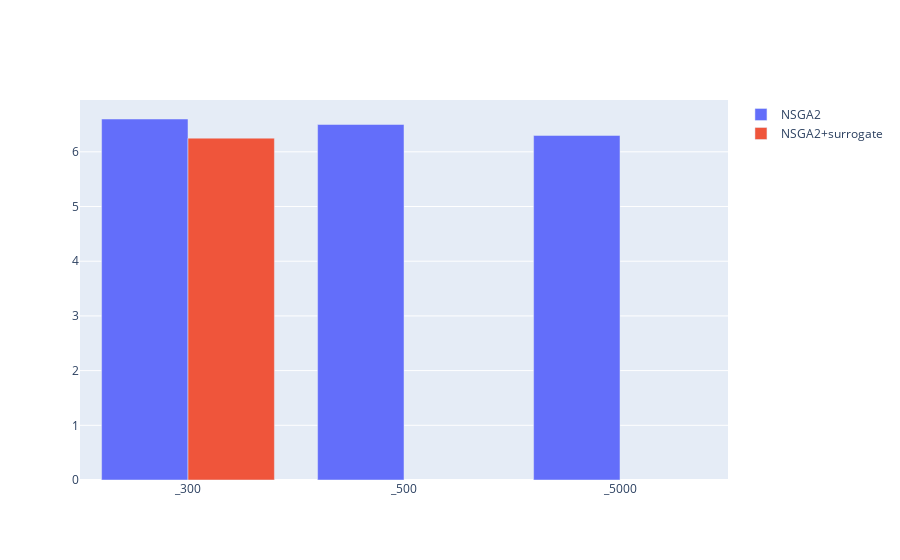

The code cell stored with this chart in its notebook:
### Code cell
nsga = [6.6, 6.5, 6,3]
com = [3,25]


go.Figure(data=[
    go.Bar(name='NSGA2', x=['_300','_500','_5000'], y=[6.6, 6.5, 6.3]),
    go.Bar(name='NSGA2+surrogate', x=['_300','_500','_5000'], y=[6.25])
])

### Figure 1 — Plotly figure (JSON) as saved in the notebook; plotly's stock layout.template omitted (floating-point values rounded to 4 significant figures)
{"data": [{"name": "NSGA2", "type": "bar", "x": ["_300", "_500", "_5000"], "y": [6.6, 6.5, 6.3]}, {"name": "NSGA2+surrogate", "type": "bar", "x": ["_300", "_500", "_5000"], "y": [6.25]}], "layout": {"autosize": true, "xaxis": {"autorange": true, "range": [-0.5, 2.5], "type": "category"}, "yaxis": {"autorange": true, "range": [0, 6.947], "type": "linear"}}}
